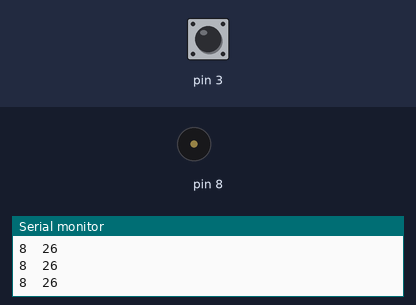
Bench run of a sketch on a simulated Arduino Uno, built with avr-gcc and run on an emulated ATmega328P. Parts: buzzer (waves = sounding), the last lines printed to the serial monitor. Inputs (shaded band) come from the test bench; at power-on: pin 3 HIGH.

Above: at 1.2 s.
1.3 s: pin 3 pulled LOW for 0.15 s
At 1.38 s:
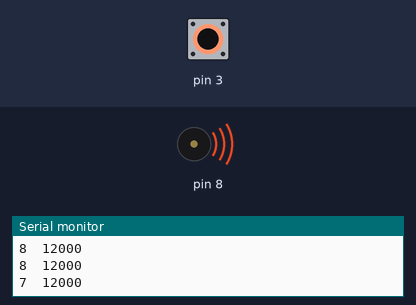
2.9 s: pin 3 pulled LOW for 3.2 s
At 7.4 s:
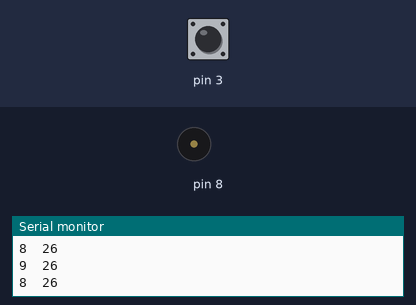
9.1 s: pin 3 pulled LOW for 1 s
At 9.9 s:
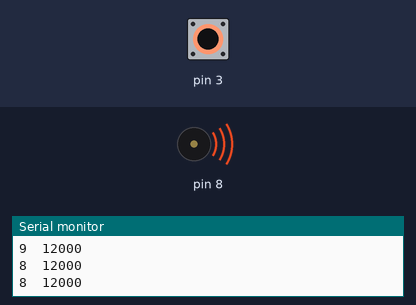
13.1 s: pin 3 pulsed LOW 5 times (0.12 s each, 0.3 s apart)
At 13.31 s:
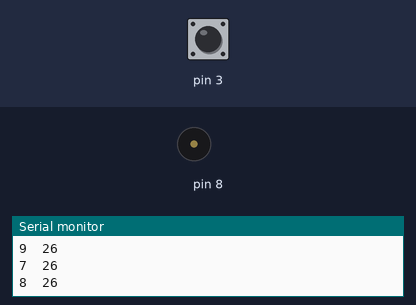
Timing chart, 0 to 16.1 s (numbered marks = the images above; inputs shaded):
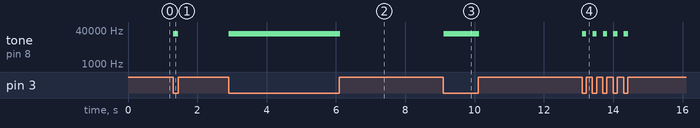

The sketch:

CapacitiveSensor_buzzer_pitches_test.ino
```cpp
#include <CapacitiveSensor.h>
#include "pitches.h"
/*
 * CapitiveSense Library Demo Sketch
 * Paul Badger 2008
 * Taylor Hokanson 2015
 * Uses a high value resistor e.g. 10M between send pin and receive pin
 * Resistor effects sensitivity, experiment with values, 50K - 50M. Larger resistor values yield larger sensor values.
 * Receive pin is the sensor pin - try different amounts of foil/metal on this pin
 */

CapacitiveSensor   sensor1 = CapacitiveSensor(2,3);        // 1M resistor between pins 3 and 2 (2 is sensor pin), add a wire and or foil if desired
int sensorTrip = 100;

//A piezo speaker connected to digital pin 8

//The range of capacitive sensor values to be
//mapped to music tones. See example
//"help/CapacitiveSwitchTest" about how to get
//the values
int lowerThreshold=80;
int upperThreshold=900;

//Define the lowest and highest tone. Defined
//in pitches.h
int toneLow=NOTE_C3;
int toneHigh=NOTE_B6;// Change sensor sensitivity here

void setup(){
   Serial.begin(9600);
}

void loop(){
  //Get value of the sensor.
  long lastReading;

  if (lastReading < millis() + 10){        // limits frequency of sensor value checking
    long start = millis();
    long total1 =  sensor1.capacitiveSensor(lowerThreshold);

    Serial.print(millis() - start);        // check on performance in milliseconds
    Serial.print("\t");                    // tab character for debug windown spacing

    Serial.print(total1);                  // print sensor output
    Serial.println("\t");

//map the sensor value to tones. The map()
  //function maps values smaller than lower
  //threshold to the lowest desired value.

 int pitch;
  if(total1>0){
    pitch=map(total1,lowerThreshold,upperThreshold,toneLow,toneHigh);
  }else{
    pitch=0;
  }
    if (total1 > sensorTrip){
        tone(8, pitch, 10);                  // drive a piezo element at pin A, frequency B, and for C microseconds
    }
    lastReading = millis();
  }
}
```

pitches.h
```cpp
/*************************************************
 * Public Constants
 *************************************************/

#define NOTE_B0  31
#define NOTE_C1  33
#define NOTE_CS1 35
#define NOTE_D1  37
#define NOTE_DS1 39
#define NOTE_E1  41
#define NOTE_F1  44
#define NOTE_FS1 46
#define NOTE_G1  49
#define NOTE_GS1 52
#define NOTE_A1  55
#define NOTE_AS1 58
#define NOTE_B1  62
#define NOTE_C2  65
#define NOTE_CS2 69
#define NOTE_D2  73
#define NOTE_DS2 78
#define NOTE_E2  82
#define NOTE_F2  87
#define NOTE_FS2 93
#define NOTE_G2  98
#define NOTE_GS2 104
#define NOTE_A2  110
#define NOTE_AS2 117
#define NOTE_B2  123
#define NOTE_C3  131
#define NOTE_CS3 139
#define NOTE_D3  147
#define NOTE_DS3 156
#define NOTE_E3  165
#define NOTE_F3  175
#define NOTE_FS3 185
#define NOTE_G3  196
#define NOTE_GS3 208
#define NOTE_A3  220
#define NOTE_AS3 233
#define NOTE_B3  247
#define NOTE_C4  262
#define NOTE_CS4 277
#define NOTE_D4  294
#define NOTE_DS4 311
#define NOTE_E4  330
#define NOTE_F4  349
#define NOTE_FS4 370
#define NOTE_G4  392
#define NOTE_GS4 415
#define NOTE_A4  440
#define NOTE_AS4 466
#define NOTE_B4  494
#define NOTE_C5  523
#define NOTE_CS5 554
#define NOTE_D5  587
#define NOTE_DS5 622
#define NOTE_E5  659
#define NOTE_F5  698
#define NOTE_FS5 740
#define NOTE_G5  784
#define NOTE_GS5 831
#define NOTE_A5  880
#define NOTE_AS5 932
#define NOTE_B5  988
#define NOTE_C6  1047
#define NOTE_CS6 1109
#define NOTE_D6  1175
#define NOTE_DS6 1245
#define NOTE_E6  1319
#define NOTE_F6  1397
#define NOTE_FS6 1480
#define NOTE_G6  1568
#define NOTE_GS6 1661
#define NOTE_A6  1760
#define NOTE_AS6 1865
#define NOTE_B6  1976
#define NOTE_C7  2093
#define NOTE_CS7 2217
#define NOTE_D7  2349
#define NOTE_DS7 2489
#define NOTE_E7  2637
#define NOTE_F7  2794
#define NOTE_FS7 2960
#define NOTE_G7  3136
#define NOTE_GS7 3322
#define NOTE_A7  3520
#define NOTE_AS7 3729
#define NOTE_B7  3951
#define NOTE_C8  4186
#define NOTE_CS8 4435
#define NOTE_D8  4699
#define NOTE_DS8 4978
```

Measured:
- after the input at 1.3 s, tone on pin 8: silent → 26951 Hz at once, → silent 0.15 s later
- after the input at 2.9 s, tone on pin 8: silent → 26951 Hz at once, → silent 3.2 s later
- after the input at 9.1 s, tone on pin 8: silent → 26951 Hz at once, → silent 1.0 s later
- after the input at 13.1 s, tone on pin 8: alternates 26951 Hz for 0.12 s and silent for 0.18 s, 10 changes in all, then stays silent, starting at once
